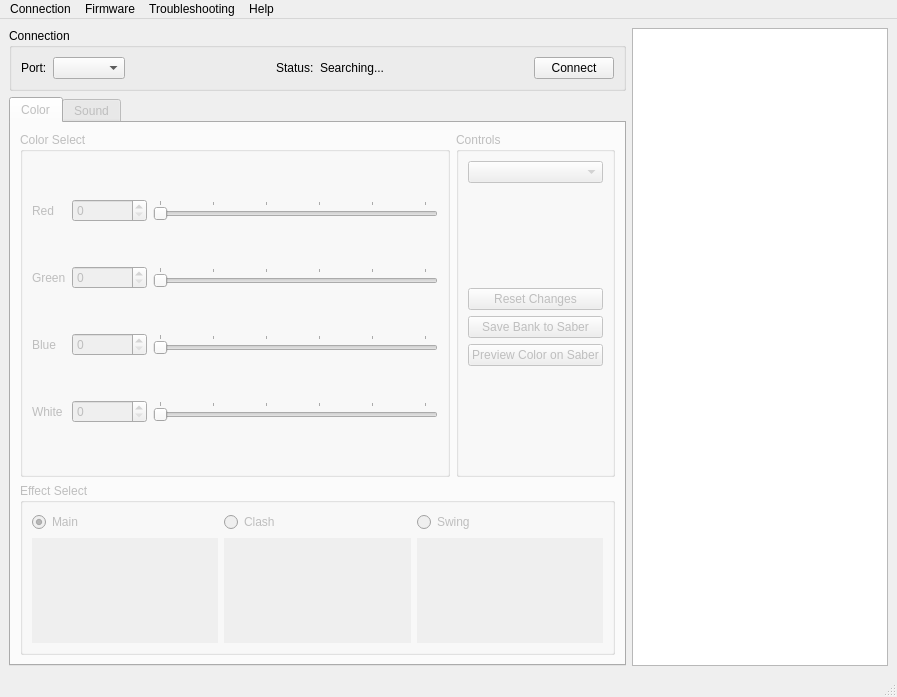
<?xml version="1.0" encoding="UTF-8"?>
<ui version="4.0">
 <class>MainWindow</class>
 <widget class="QMainWindow" name="MainWindow">
  <property name="geometry">
   <rect>
    <x>0</x>
    <y>0</y>
    <width>897</width>
    <height>697</height>
   </rect>
  </property>
  <property name="windowTitle">
   <string>Tintallë</string>
  </property>
  <property name="windowIcon">
   <iconset resource="resources.qrc">
    <normaloff>:/img/tintalle.png</normaloff>:/img/tintalle.png</iconset>
  </property>
  <widget class="QWidget" name="centralwidget">
   <layout class="QHBoxLayout" name="horizontalLayout_2">
    <item>
     <layout class="QVBoxLayout" name="verticalLayout_2">
      <item>
       <widget class="QGroupBox" name="connection_groupBox">
        <property name="sizePolicy">
         <sizepolicy hsizetype="Expanding" vsizetype="Minimum">
          <horstretch>0</horstretch>
          <verstretch>0</verstretch>
         </sizepolicy>
        </property>
        <property name="minimumSize">
         <size>
          <width>295</width>
          <height>0</height>
         </size>
        </property>
        <property name="title">
         <string>Connection</string>
        </property>
        <property name="flat">
         <bool>true</bool>
        </property>
        <layout class="QHBoxLayout" name="horizontalLayout">
         <item>
          <widget class="QLabel" name="label">
           <property name="text">
            <string>Port:</string>
           </property>
          </widget>
         </item>
         <item>
          <widget class="QComboBox" name="saber_select_box"/>
         </item>
         <item>
          <spacer name="horizontalSpacer">
           <property name="orientation">
            <enum>Qt::Orientation::Horizontal</enum>
           </property>
           <property name="sizeHint" stdset="0">
            <size>
             <width>40</width>
             <height>20</height>
            </size>
           </property>
          </spacer>
         </item>
         <item>
          <widget class="QLabel" name="label_2">
           <property name="text">
            <string>Status:</string>
           </property>
          </widget>
         </item>
         <item>
          <widget class="QLabel" name="status_label">
           <property name="text">
            <string>Searching...</string>
           </property>
          </widget>
         </item>
         <item>
          <spacer name="horizontalSpacer_2">
           <property name="orientation">
            <enum>Qt::Orientation::Horizontal</enum>
           </property>
           <property name="sizeHint" stdset="0">
            <size>
             <width>40</width>
             <height>20</height>
            </size>
           </property>
          </spacer>
         </item>
         <item>
          <widget class="QPushButton" name="connect_button">
           <property name="text">
            <string>Connect</string>
           </property>
          </widget>
         </item>
        </layout>
       </widget>
      </item>
      <item>
       <widget class="QTabWidget" name="content_tabWidget">
        <property name="enabled">
         <bool>false</bool>
        </property>
        <property name="currentIndex">
         <number>0</number>
        </property>
        <widget class="QWidget" name="color_tab">
         <attribute name="title">
          <string>Color</string>
         </attribute>
         <layout class="QGridLayout" name="gridLayout_3" rowstretch="2,1" columnstretch="1,0">
          <item row="0" column="0">
           <widget class="QGroupBox" name="color_groupbox">
            <property name="title">
             <string>Color Select</string>
            </property>
            <layout class="QGridLayout" name="gridLayout" rowstretch="0,0,0,0" columnstretch="0,0,1">
             <property name="sizeConstraint">
              <enum>QLayout::SizeConstraint::SetDefaultConstraint</enum>
             </property>
             <item row="1" column="2">
              <widget class="QSlider" name="g_slider">
               <property name="maximum">
                <number>255</number>
               </property>
               <property name="orientation">
                <enum>Qt::Orientation::Horizontal</enum>
               </property>
               <property name="tickPosition">
                <enum>QSlider::TickPosition::TicksAbove</enum>
               </property>
               <property name="tickInterval">
                <number>50</number>
               </property>
              </widget>
             </item>
             <item row="3" column="0">
              <widget class="QLabel" name="label_6">
               <property name="text">
                <string>White</string>
               </property>
              </widget>
             </item>
             <item row="3" column="1">
              <widget class="QSpinBox" name="w_spinbox">
               <property name="sizePolicy">
                <sizepolicy hsizetype="MinimumExpanding" vsizetype="Fixed">
                 <horstretch>0</horstretch>
                 <verstretch>0</verstretch>
                </sizepolicy>
               </property>
               <property name="minimumSize">
                <size>
                 <width>45</width>
                 <height>0</height>
                </size>
               </property>
               <property name="maximum">
                <number>255</number>
               </property>
              </widget>
             </item>
             <item row="2" column="2">
              <widget class="QSlider" name="b_slider">
               <property name="maximum">
                <number>255</number>
               </property>
               <property name="orientation">
                <enum>Qt::Orientation::Horizontal</enum>
               </property>
               <property name="tickPosition">
                <enum>QSlider::TickPosition::TicksAbove</enum>
               </property>
               <property name="tickInterval">
                <number>50</number>
               </property>
              </widget>
             </item>
             <item row="2" column="0">
              <widget class="QLabel" name="label_5">
               <property name="text">
                <string>Blue</string>
               </property>
              </widget>
             </item>
             <item row="1" column="0">
              <widget class="QLabel" name="label_4">
               <property name="text">
                <string>Green</string>
               </property>
              </widget>
             </item>
             <item row="3" column="2">
              <widget class="QSlider" name="w_slider">
               <property name="maximum">
                <number>255</number>
               </property>
               <property name="orientation">
                <enum>Qt::Orientation::Horizontal</enum>
               </property>
               <property name="tickPosition">
                <enum>QSlider::TickPosition::TicksAbove</enum>
               </property>
               <property name="tickInterval">
                <number>50</number>
               </property>
              </widget>
             </item>
             <item row="1" column="1">
              <widget class="QSpinBox" name="g_spinbox">
               <property name="sizePolicy">
                <sizepolicy hsizetype="MinimumExpanding" vsizetype="Fixed">
                 <horstretch>0</horstretch>
                 <verstretch>0</verstretch>
                </sizepolicy>
               </property>
               <property name="minimumSize">
                <size>
                 <width>45</width>
                 <height>0</height>
                </size>
               </property>
               <property name="maximum">
                <number>255</number>
               </property>
              </widget>
             </item>
             <item row="0" column="2">
              <widget class="QSlider" name="r_slider">
               <property name="sizePolicy">
                <sizepolicy hsizetype="Minimum" vsizetype="Fixed">
                 <horstretch>0</horstretch>
                 <verstretch>0</verstretch>
                </sizepolicy>
               </property>
               <property name="maximum">
                <number>255</number>
               </property>
               <property name="orientation">
                <enum>Qt::Orientation::Horizontal</enum>
               </property>
               <property name="tickPosition">
                <enum>QSlider::TickPosition::TicksAbove</enum>
               </property>
               <property name="tickInterval">
                <number>50</number>
               </property>
              </widget>
             </item>
             <item row="0" column="1">
              <widget class="QSpinBox" name="r_spinbox">
               <property name="sizePolicy">
                <sizepolicy hsizetype="MinimumExpanding" vsizetype="Fixed">
                 <horstretch>0</horstretch>
                 <verstretch>0</verstretch>
                </sizepolicy>
               </property>
               <property name="minimumSize">
                <size>
                 <width>75</width>
                 <height>0</height>
                </size>
               </property>
               <property name="maximum">
                <number>255</number>
               </property>
              </widget>
             </item>
             <item row="2" column="1">
              <widget class="QSpinBox" name="b_spinbox">
               <property name="sizePolicy">
                <sizepolicy hsizetype="MinimumExpanding" vsizetype="Fixed">
                 <horstretch>0</horstretch>
                 <verstretch>0</verstretch>
                </sizepolicy>
               </property>
               <property name="minimumSize">
                <size>
                 <width>45</width>
                 <height>0</height>
                </size>
               </property>
               <property name="maximum">
                <number>255</number>
               </property>
              </widget>
             </item>
             <item row="0" column="0">
              <widget class="QLabel" name="label_3">
               <property name="text">
                <string>Red</string>
               </property>
              </widget>
             </item>
            </layout>
           </widget>
          </item>
          <item row="0" column="1">
           <widget class="QGroupBox" name="controls_groupbox">
            <property name="title">
             <string>Controls</string>
            </property>
            <layout class="QVBoxLayout" name="verticalLayout">
             <item>
              <widget class="QComboBox" name="color_bank_select_box">
               <property name="placeholderText">
                <string>Color Bank</string>
               </property>
              </widget>
             </item>
             <item>
              <spacer name="verticalSpacer">
               <property name="orientation">
                <enum>Qt::Orientation::Vertical</enum>
               </property>
               <property name="sizeHint" stdset="0">
                <size>
                 <width>20</width>
                 <height>40</height>
                </size>
               </property>
              </spacer>
             </item>
             <item>
              <widget class="QPushButton" name="reset_color_changes_button">
               <property name="text">
                <string>Reset Changes</string>
               </property>
              </widget>
             </item>
             <item>
              <widget class="QPushButton" name="color_save_button">
               <property name="text">
                <string>Save Bank to Saber</string>
               </property>
              </widget>
             </item>
             <item>
              <widget class="QPushButton" name="preview_color_button">
               <property name="text">
                <string>Preview Color on Saber</string>
               </property>
              </widget>
             </item>
             <item>
              <spacer name="verticalSpacer_2">
               <property name="orientation">
                <enum>Qt::Orientation::Vertical</enum>
               </property>
               <property name="sizeHint" stdset="0">
                <size>
                 <width>20</width>
                 <height>40</height>
                </size>
               </property>
              </spacer>
             </item>
            </layout>
           </widget>
          </item>
          <item row="1" column="0" colspan="2">
           <widget class="QGroupBox" name="effect_groupbox">
            <property name="title">
             <string>Effect Select</string>
            </property>
            <layout class="QGridLayout" name="gridLayout_2" rowstretch="0,1">
             <item row="0" column="0">
              <widget class="QRadioButton" name="main_radioButton">
               <property name="text">
                <string>Main</string>
               </property>
               <property name="checked">
                <bool>true</bool>
               </property>
              </widget>
             </item>
             <item row="0" column="1">
              <widget class="QRadioButton" name="clash_radioButton">
               <property name="text">
                <string>Clash</string>
               </property>
              </widget>
             </item>
             <item row="0" column="2">
              <widget class="QRadioButton" name="swing_radioButton">
               <property name="text">
                <string>Swing</string>
               </property>
              </widget>
             </item>
             <item row="1" column="0">
              <widget class="QLabel" name="main_color_label">
               <property name="autoFillBackground">
                <bool>true</bool>
               </property>
               <property name="text">
                <string/>
               </property>
              </widget>
             </item>
             <item row="1" column="1">
              <widget class="QLabel" name="clash_color_label">
               <property name="autoFillBackground">
                <bool>true</bool>
               </property>
               <property name="text">
                <string/>
               </property>
              </widget>
             </item>
             <item row="1" column="2">
              <widget class="QLabel" name="swing_color_label">
               <property name="autoFillBackground">
                <bool>true</bool>
               </property>
               <property name="text">
                <string/>
               </property>
              </widget>
             </item>
            </layout>
           </widget>
          </item>
         </layout>
        </widget>
        <widget class="QWidget" name="sound_tab">
         <attribute name="title">
          <string>Sound</string>
         </attribute>
         <layout class="QGridLayout" name="gridLayout_4">
          <item row="0" column="1">
           <widget class="QGroupBox" name="effects_groupbox">
            <property name="title">
             <string>Effects</string>
            </property>
            <layout class="QVBoxLayout" name="verticalLayout_4">
             <item>
              <widget class="QCheckBox" name="poweron_checkBox">
               <property name="text">
                <string>Power On</string>
               </property>
               <attribute name="buttonGroup">
                <string notr="true">effects_buttonGroup</string>
               </attribute>
              </widget>
             </item>
             <item>
              <widget class="QCheckBox" name="poweroff_checkBox">
               <property name="text">
                <string>Power Off</string>
               </property>
               <attribute name="buttonGroup">
                <string notr="true">effects_buttonGroup</string>
               </attribute>
              </widget>
             </item>
             <item>
              <widget class="QCheckBox" name="hum_checkBox">
               <property name="text">
                <string>Hum</string>
               </property>
               <attribute name="buttonGroup">
                <string notr="true">effects_buttonGroup</string>
               </attribute>
              </widget>
             </item>
             <item>
              <widget class="QCheckBox" name="clash_checkBox">
               <property name="text">
                <string>Clash</string>
               </property>
               <attribute name="buttonGroup">
                <string notr="true">effects_buttonGroup</string>
               </attribute>
              </widget>
             </item>
             <item>
              <widget class="QCheckBox" name="swing_checkBox">
               <property name="text">
                <string>Swing</string>
               </property>
               <attribute name="buttonGroup">
                <string notr="true">effects_buttonGroup</string>
               </attribute>
              </widget>
             </item>
             <item>
              <widget class="QCheckBox" name="smoothswingA_checkBox">
               <property name="text">
                <string>SmoothSwing A</string>
               </property>
               <attribute name="buttonGroup">
                <string notr="true">effects_buttonGroup</string>
               </attribute>
              </widget>
             </item>
             <item>
              <widget class="QCheckBox" name="smoothswingB_checkBox">
               <property name="text">
                <string>SmoothSwing B</string>
               </property>
               <attribute name="buttonGroup">
                <string notr="true">effects_buttonGroup</string>
               </attribute>
              </widget>
             </item>
            </layout>
           </widget>
          </item>
          <item row="2" column="1">
           <widget class="QGroupBox" name="files_groupbox">
            <property name="sizePolicy">
             <sizepolicy hsizetype="Preferred" vsizetype="Preferred">
              <horstretch>0</horstretch>
              <verstretch>0</verstretch>
             </sizepolicy>
            </property>
            <property name="title">
             <string>Files</string>
            </property>
            <layout class="QVBoxLayout" name="verticalLayout_3">
             <item>
              <widget class="QPushButton" name="reset_sound_changes_button">
               <property name="text">
                <string>Reset Changes</string>
               </property>
              </widget>
             </item>
             <item>
              <widget class="QPushButton" name="sound_save_button">
               <property name="text">
                <string>Save Changes</string>
               </property>
              </widget>
             </item>
             <item>
              <spacer name="verticalSpacer_3">
               <property name="orientation">
                <enum>Qt::Orientation::Vertical</enum>
               </property>
               <property name="sizeHint" stdset="0">
                <size>
                 <width>20</width>
                 <height>20</height>
                </size>
               </property>
              </spacer>
             </item>
             <item>
              <widget class="QPushButton" name="erase_button">
               <property name="text">
                <string>Erase Sounds</string>
               </property>
              </widget>
             </item>
             <item>
              <widget class="QPushButton" name="upload_button">
               <property name="text">
                <string>Upload Files</string>
               </property>
              </widget>
             </item>
            </layout>
           </widget>
          </item>
          <item row="3" column="0" colspan="2">
           <layout class="QHBoxLayout" name="horizontalLayout_3">
            <item>
             <widget class="QLabel" name="freespace_label">
              <property name="text">
               <string>Free Space: --- MB</string>
              </property>
             </widget>
            </item>
            <item>
             <spacer name="horizontalSpacer_3">
              <property name="orientation">
               <enum>Qt::Orientation::Horizontal</enum>
              </property>
              <property name="sizeHint" stdset="0">
               <size>
                <width>40</width>
                <height>20</height>
               </size>
              </property>
             </spacer>
            </item>
            <item>
             <widget class="QLabel" name="usedspace_label">
              <property name="text">
               <string>Used Space: --- MB</string>
              </property>
             </widget>
            </item>
            <item>
             <spacer name="horizontalSpacer_4">
              <property name="orientation">
               <enum>Qt::Orientation::Horizontal</enum>
              </property>
              <property name="sizeHint" stdset="0">
               <size>
                <width>40</width>
                <height>20</height>
               </size>
              </property>
             </spacer>
            </item>
            <item>
             <widget class="QLabel" name="totalspace_label">
              <property name="text">
               <string>Total Space: --- MB</string>
              </property>
             </widget>
            </item>
           </layout>
          </item>
          <item row="1" column="1">
           <spacer name="verticalSpacer_4">
            <property name="orientation">
             <enum>Qt::Orientation::Vertical</enum>
            </property>
            <property name="sizeHint" stdset="0">
             <size>
              <width>20</width>
              <height>40</height>
             </size>
            </property>
           </spacer>
          </item>
          <item row="0" column="0" rowspan="3">
           <widget class="QTreeWidget" name="files_treeWidget">
            <property name="editTriggers">
             <set>QAbstractItemView::EditTrigger::NoEditTriggers</set>
            </property>
            <property name="showDropIndicator" stdset="0">
             <bool>false</bool>
            </property>
            <property name="uniformRowHeights">
             <bool>true</bool>
            </property>
            <property name="sortingEnabled">
             <bool>true</bool>
            </property>
            <property name="columnCount">
             <number>2</number>
            </property>
            <attribute name="headerShowSortIndicator" stdset="0">
             <bool>true</bool>
            </attribute>
            <column>
             <property name="text">
              <string>File Name</string>
             </property>
            </column>
            <column>
             <property name="text">
              <string>Size</string>
             </property>
            </column>
           </widget>
          </item>
         </layout>
        </widget>
       </widget>
      </item>
     </layout>
    </item>
    <item>
     <widget class="QTextEditLogger" name="logTextBox">
      <property name="enabled">
       <bool>true</bool>
      </property>
      <property name="sizePolicy">
       <sizepolicy hsizetype="Maximum" vsizetype="Expanding">
        <horstretch>0</horstretch>
        <verstretch>0</verstretch>
       </sizepolicy>
      </property>
      <property name="maximumSize">
       <size>
        <width>500</width>
        <height>16777215</height>
       </size>
      </property>
      <property name="readOnly">
       <bool>true</bool>
      </property>
      <property name="placeholderText">
       <string/>
      </property>
     </widget>
    </item>
   </layout>
  </widget>
  <widget class="QMenuBar" name="menubar">
   <property name="geometry">
    <rect>
     <x>0</x>
     <y>0</y>
     <width>897</width>
     <height>42</height>
    </rect>
   </property>
   <widget class="QMenu" name="menuConnection">
    <property name="title">
     <string>Connection</string>
    </property>
    <addaction name="action_Refresh_Ports"/>
    <addaction name="action_Reload_Config"/>
   </widget>
   <widget class="QMenu" name="menuTroubleshooting">
    <property name="title">
     <string>Troubleshooting</string>
    </property>
    <addaction name="action_Show_Hide_Log"/>
    <addaction name="action_Debug_Mode"/>
    <addaction name="action_Save_Log_to_File"/>
   </widget>
   <widget class="QMenu" name="menuFirmware">
    <property name="title">
     <string>Firmware</string>
    </property>
    <addaction name="action_Check_for_Latest_Firwmare"/>
    <addaction name="action_Install_Firmware_from_File"/>
   </widget>
   <widget class="QMenu" name="menuHelp">
    <property name="title">
     <string>Help</string>
    </property>
    <addaction name="action_about"/>
   </widget>
   <addaction name="menuConnection"/>
   <addaction name="menuFirmware"/>
   <addaction name="menuTroubleshooting"/>
   <addaction name="menuHelp"/>
  </widget>
  <widget class="QStatusBar" name="statusbar"/>
  <action name="action_Refresh_Ports">
   <property name="text">
    <string>&amp;Refresh Ports</string>
   </property>
   <property name="shortcut">
    <string>Ctrl+R</string>
   </property>
   <property name="iconVisibleInMenu">
    <bool>true</bool>
   </property>
   <property name="shortcutVisibleInContextMenu">
    <bool>true</bool>
   </property>
  </action>
  <action name="action_Show_Hide_Log">
   <property name="checkable">
    <bool>false</bool>
   </property>
   <property name="text">
    <string>Show/Hide &amp;Log</string>
   </property>
   <property name="shortcut">
    <string>Ctrl+L</string>
   </property>
  </action>
  <action name="action_Debug_Mode">
   <property name="checkable">
    <bool>true</bool>
   </property>
   <property name="text">
    <string>&amp;Debug Mode</string>
   </property>
   <property name="shortcut">
    <string>Ctrl+D</string>
   </property>
  </action>
  <action name="action_Reload_Config">
   <property name="enabled">
    <bool>false</bool>
   </property>
   <property name="text">
    <string>Reload &amp;Config</string>
   </property>
   <property name="iconVisibleInMenu">
    <bool>true</bool>
   </property>
   <property name="shortcutVisibleInContextMenu">
    <bool>true</bool>
   </property>
  </action>
  <action name="action_Check_for_Latest_Firwmare">
   <property name="text">
    <string>&amp;Check for Latest Firwmare</string>
   </property>
  </action>
  <action name="action_Install_Firmware_from_File">
   <property name="text">
    <string>&amp;Install Firmware from File...</string>
   </property>
  </action>
  <action name="action_about">
   <property name="icon">
    <iconset resource="resources.qrc">
     <normaloff>:/img/tintalle.png</normaloff>:/img/tintalle.png</iconset>
   </property>
   <property name="text">
    <string>&amp;About Tintallë</string>
   </property>
  </action>
  <action name="action_Save_Log_to_File">
   <property name="icon">
    <iconset theme="document-save"/>
   </property>
   <property name="text">
    <string>Save Log to File...</string>
   </property>
  </action>
 </widget>
 <customwidgets>
  <customwidget>
   <class>QTextEditLogger</class>
   <extends>QPlainTextEdit</extends>
   <header>qtexteditlogger</header>
  </customwidget>
 </customwidgets>
 <resources>
  <include location="resources.qrc"/>
 </resources>
 <connections/>
 <buttongroups>
  <buttongroup name="effects_buttonGroup">
   <property name="exclusive">
    <bool>false</bool>
   </property>
  </buttongroup>
 </buttongroups>
</ui>
